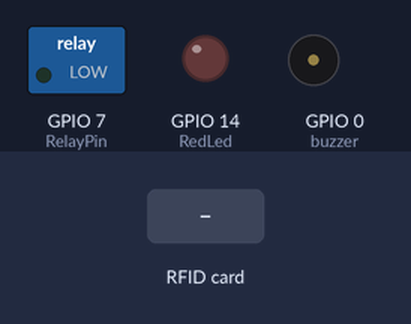
Bench run of a program on a simulated Raspberry Pi (BCM pin numbers). On the bench: switched loads named in the program (green lamp = pin HIGH), output pins drawn as LEDs (lit = HIGH), buzzer (waves = sounding, pin HIGH). Dashed ring = blinking. The test bench sets the inputs (shaded band). The RFID card's data blocks start empty; what the program prints to the terminal is not drawn.

Above: at 1.2 s.
1.3 s: RFID card 1A BD EC 80 held to the reader
At 1.47 s:
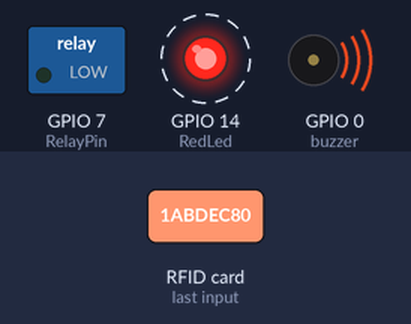
Timing chart, 0 to 4.3 s (numbered marks = the images above; inputs shaded):
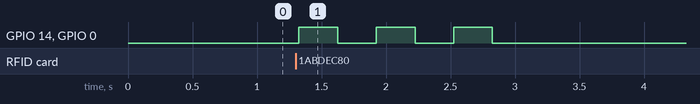

The program:

Read.py
```python
#!/usr/bin/env python3

from mfrc522 import SimpleMFRC522
import RPi.GPIO as GPIO
from time import sleep

# Use Bradcom PIN setmode
GPIO.setmode(GPIO.BCM)

# Pins
buzzer = 0
RelayPin = 7
RedLed = 14

reader = SimpleMFRC522()

def setup():

    # set Pin's mode to output, and initial level to LOW(0V)
    GPIO.setup(RelayPin,GPIO.OUT,initial=GPIO.LOW)
    GPIO.setup(RedLed,GPIO.OUT,initial=GPIO.LOW)
    GPIO.setup(buzzer,GPIO.OUT,initial=GPIO.LOW)

def main():

    while True:

        print("Avvicina la carta al lettore NFC")

        text = reader.read()
        print(text)
        name = str(text)

        if name == "(114855542987, 'angelo                                          ')":

            print("Accesso autorizzato")
            # Blink green led once and turn on buzzer for 0.1s
            GPIO.output(RelayPin,GPIO.HIGH)
            GPIO.output(buzzer,GPIO.HIGH)
            sleep(0.1)
            GPIO.output(buzzer,GPIO.LOW)
            sleep(1)
            GPIO.output(RelayPin,GPIO.LOW)

        else:
            print("ERRORE, ACCESSO NON AUTORIZZATO")
            # Blink RED led three times and turn on buzzer as alarm
            GPIO.output(RedLed,GPIO.HIGH)
            GPIO.output(buzzer,GPIO.HIGH)
            sleep(0.3)
            GPIO.output(RedLed,GPIO.LOW)
            GPIO.output(buzzer,GPIO.LOW)
            sleep(0.3)
            GPIO.output(RedLed,GPIO.HIGH)
            GPIO.output(buzzer,GPIO.HIGH)
            sleep(0.3)
            GPIO.output(RedLed,GPIO.LOW)
            GPIO.output(buzzer,GPIO.LOW)
            sleep(0.3)
            GPIO.output(RedLed,GPIO.HIGH)
            GPIO.output(buzzer,GPIO.HIGH)
            sleep(0.3)
            GPIO.output(RedLed,GPIO.LOW)
            GPIO.output(buzzer,GPIO.LOW)
            sleep(0.3)

def destroy():
    # release resources
    GPIO.cleanup()

if __name__ == '__main__':
    setup()
    try:
            main()
    # when 'Ctrl+C' is pressed, destroy() will be executed.
    except KeyboardInterrupt:
        destroy()
```

Measured:
- after the input at 1.3 s, GPIO 14 (RedLed), GPIO 0 (buzzer): alternates HIGH for 0.30 s and LOW for 0.30 s, 6 changes in all, then stays LOW, starting at once
